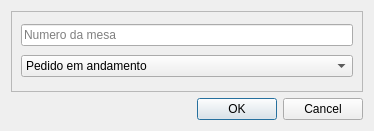
<?xml version="1.0" encoding="UTF-8"?>
<ui version="4.0">
 <class>Dialog</class>
 <widget class="QDialog" name="Dialog">
  <property name="geometry">
   <rect>
    <x>0</x>
    <y>0</y>
    <width>374</width>
    <height>131</height>
   </rect>
  </property>
  <property name="windowTitle">
   <string>Dialog</string>
  </property>
  <property name="modal">
   <bool>true</bool>
  </property>
  <layout class="QVBoxLayout" name="verticalLayout">
   <item>
    <widget class="QFrame" name="frame">
     <property name="frameShape">
      <enum>QFrame::StyledPanel</enum>
     </property>
     <property name="frameShadow">
      <enum>QFrame::Raised</enum>
     </property>
     <layout class="QVBoxLayout" name="verticalLayout_2">
      <item>
       <widget class="QLineEdit" name="lineEdit_numero_da_mesa">
        <property name="placeholderText">
         <string>Numero da mesa</string>
        </property>
       </widget>
      </item>
      <item>
       <widget class="QComboBox" name="comboBox_status">
        <item>
         <property name="text">
          <string>Pedido em andamento</string>
         </property>
        </item>
        <item>
         <property name="text">
          <string>Pedido cancelado</string>
         </property>
        </item>
        <item>
         <property name="text">
          <string>Pedido finalizado</string>
         </property>
        </item>
       </widget>
      </item>
     </layout>
    </widget>
   </item>
   <item>
    <widget class="QDialogButtonBox" name="buttonBox">
     <property name="autoFillBackground">
      <bool>false</bool>
     </property>
     <property name="orientation">
      <enum>Qt::Horizontal</enum>
     </property>
     <property name="standardButtons">
      <set>QDialogButtonBox::Cancel|QDialogButtonBox::Ok</set>
     </property>
     <property name="centerButtons">
      <bool>false</bool>
     </property>
    </widget>
   </item>
  </layout>
 </widget>
 <resources/>
 <connections>
  <connection>
   <sender>buttonBox</sender>
   <signal>accepted()</signal>
   <receiver>Dialog</receiver>
   <slot>accept()</slot>
   <hints>
    <hint type="sourcelabel">
     <x>210</x>
     <y>121</y>
    </hint>
    <hint type="destinationlabel">
     <x>157</x>
     <y>130</y>
    </hint>
   </hints>
  </connection>
  <connection>
   <sender>buttonBox</sender>
   <signal>rejected()</signal>
   <receiver>Dialog</receiver>
   <slot>reject()</slot>
   <hints>
    <hint type="sourcelabel">
     <x>210</x>
     <y>121</y>
    </hint>
    <hint type="destinationlabel">
     <x>219</x>
     <y>130</y>
    </hint>
   </hints>
  </connection>
 </connections>
</ui>
